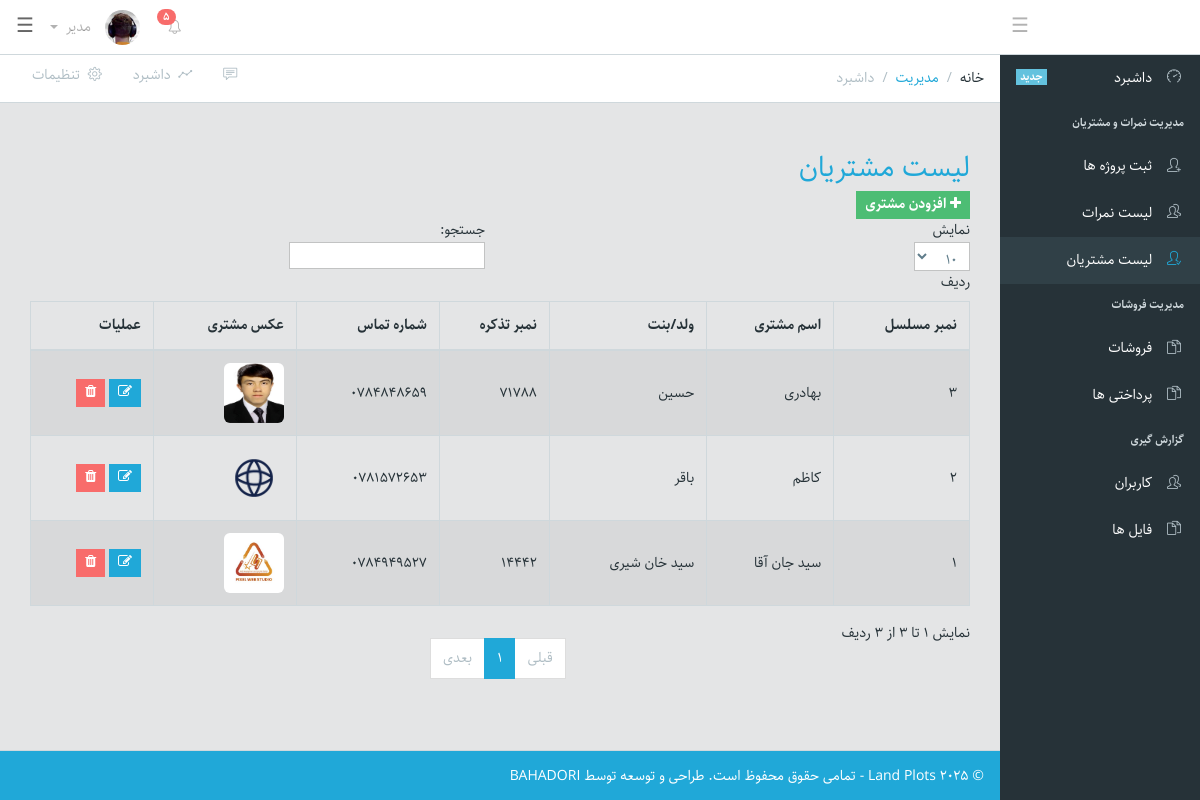
The page /admin/customers.php (signed in) on the database its author committed.
### tables this page shows
CREATE TABLE `tblcustomers` (
  `id` int(11) NOT NULL,
  `fullName` varchar(100) NOT NULL,
  `fatherName` varchar(100) DEFAULT NULL,
  `dob` date DEFAULT NULL,
  `tazkira` varchar(50) DEFAULT NULL,
  `job` varchar(100) DEFAULT NULL,
  `phone` varchar(20) DEFAULT NULL,
  `address` varchar(255) DEFAULT NULL,
  `photo` varchar(255) DEFAULT NULL,
  `id_card_photo` varchar(255) DEFAULT NULL,
  `created_at` datetime DEFAULT current_timestamp()
);

### admin/customers.php (the view, shortened to what this page needs)
<?php
include 'config/db.php';
$sql = "SELECT * FROM tblcustomers ORDER BY id DESC";
$result = $conn->query($sql);
?>
<!DOCTYPE html>
<html lang="IR-fa" dir="rtl">
<head>
<link href="https://cdnjs.cloudflare.com/ajax/libs/select2/4.0.13/css/select2.min.css" rel="stylesheet" />
    <link href="icons/font-awesome.min.css" rel="stylesheet">
    <link href="icons/simple-line-icons.css" rel="stylesheet">
    <link href="dest/style.css" rel="stylesheet">
</head>
<body class="navbar-fixed sidebar-nav fixed-nav">
    <?php require 'includes/header.php'; ?>
    <?php require 'includes/sidebar.php'; ?>
    <main class="main">
        <ol class="breadcrumb">
            <li class="breadcrumb-item">خانه</li>
            <li class="breadcrumb-item"><a href="#">مدیریت</a>
            </li>
            <li class="breadcrumb-item active">داشبرد</li>
            <li class="breadcrumb-menu">
                <div class="btn-group" role="group" aria-label="Button group with nested dropdown">
                    <a class="btn btn-secondary" href="#"><i class="icon-speech"></i></a>
                    <a class="btn btn-secondary" href="./"><i class="icon-graph"></i> &nbsp;داشبرد</a>
                    <a class="btn btn-secondary" href="#"><i class="icon-settings"></i> &nbsp;تنظیمات</a>
                </div>
            </li>
        </ol>
        <div class="container-fluid">
            <div class="animated fadeIn">
                <div class="row">
                    <div class="container mt-4">
                        <h3 class="mb-3 text-primary">لیست مشتریان</h3>
                        <button class="btn btn-success btn-sm" data-toggle="modal" data-target="#addCustomerModal">
                            <i class="fa fa-plus"></i> افزودن مشتری
                        </button>
                        <table id="customersTable" class="table table-bordered table-striped text-center">
                            <thead class="table-dark">
                                <tr>
                                    <th>نمبر مسلسل</th>
                                    <th>اسم مشتری</th>
                                    <th>ولد/بنت</th>
                                    <th>نمبر تذکره</th>
                                    <th>شماره تماس</th>
                                    <th>عکس مشتری</th>
                                    <th>عملیات</th>
                                </tr>
                            </thead>
                            <tbody>
                                <?php
                                if($result->num_rows > 0){
                                    while($row = $result->fetch_assoc()){
                                        echo "<tr>";
                                        echo "<td>".$row['id']."</td>";
                                        echo "<td>".$row['fullName']."</td>";
                                        echo "<td>".$row['fatherName']."</td>";
                                        echo "<td>".$row['tazkira']."</td>";
                                        echo "<td>".$row['phone']."</td>";
                                        echo "<td><img src='assets/img/".$row['photo']."' width='60' height='60' style='object-fit: cover; border-radius: 6px;'></td>";
                                        echo "<td>
                                                <button class='btn btn-primary btn-sm' onclick=\"window.location.href='edit-customer.php?id={$row['id']}'\"><i class='fa fa-edit'></i></button>
                                                <button class='btn btn-danger btn-sm deleteCustomer' data-id='".$row['id']."'><i class='fa fa-trash'></i></button>
                                            </td>";
                                        echo "</tr>";
                                    }
                                } else {
                                    echo "<tr>
                                            <td colspan='6' class='text-danger'>هیچ پروژه‌ای ثبت نشده است!</td>
                                        </tr>";
                                }
                                ?>
                            </tbody>
                        </table>
                    </div>
                </div>
            </div>
        </div>
    </main>
    <?php require 'includes/footer.php'; ?>
</body>
</html>

### admin/includes/header.php (shortened to what this page needs)
<header class="navbar">
    <div class="container-fluid">
        <a class="navbar-brand" href="#"></a>
        <ul class="nav navbar-nav hidden-md-down">
            <li class="nav-item">
                <a class="nav-link navbar-toggler layout-toggler" href="#">&#9776;</a>
            </li>
        </ul>
        <ul class="nav navbar-nav pull-left hidden-md-down">
            <li class="nav-item">
                <a class="nav-link aside-toggle" href="#"><i class="icon-bell"></i><span class="tag tag-pill tag-danger">5</span></a>
            </li>
            <li class="nav-item dropdown">
                <a class="nav-link dropdown-toggle nav-link" data-toggle="dropdown" href="#" role="button" aria-haspopup="true" aria-expanded="false">
                    <img src="./assets/img/7.jpg" class="img-avatar" alt="admin@bootstrapmaster.com">
                    <span class="hidden-md-down">مدیر</span>
                </a>
            </li>
            <li class="nav-item">
                <a class="nav-link navbar-toggler aside-toggle" href="#">&#9776;</a>
            </li>
        </ul>
    </div>
</header>

### admin/includes/sidebar.php
<div class="sidebar">
    <nav class="sidebar-nav">
        <ul class="nav">
            <li class="nav-item">
                <a class="nav-link" href="./dashboard.php"><i class="icon-speedometer"></i> داشبرد <span class="tag tag-info">جدید</span></a>
            </li>
            <li class="nav-title">
               مدیریت نمرات و مشتریان
            </li>
             <li class="nav-item">
                <a class="nav-link" href="./projects.php"><i class="icon-user-follow"></i> ثبت پروژه ها</a>
                <a class="nav-link" href="./plots.php"><i class="icon-people"></i> لیست نمرات</a>
                <a class="nav-link" href="customers.php"><i class="icon-user-following"></i> لیست مشتریان</a>
            </li>
            <li class="nav-title">
               مدیریت فروشات
            </li>
             <li class="nav-item">
                <a class="nav-link" href="./sales.php"><i class="icon-docs"></i> فروشات </a>
                <a class="nav-link" href="./payments.php"><i class="icon-docs"></i> پرداختی ها </a>
            </li>
            <li class="nav-title">
               گزارش گیری
            </li>
             <li class="nav-item">
                <a class="nav-link" href="#"><i class="icon-people"></i> کاربران</a>
                <a class="nav-link" href="#"><i class="icon-docs"></i>  فایل ها</a>
            </li>
        </ul>
    </nav>
</div>

### admin/includes/footer.php
<footer class="footer bg-primary text-white d-flex justify-content-between align-items-center px-3 py-2" dir="rtl">
    <span class="text-start">
        © 2025 Land Plots - تمامی حقوق محفوظ است.
    </span>
    <span class="text-end">
        طراحی و توسعه توسط  BAHADORI
    </span>
</footer>

### admin/customers.php (style rules this page uses)
table th, table td { vertical-align: middle !important; }

### rows shown on the page
tblcustomers: id "3", fullName "بهادری", fatherName "حسین", tazkira "71788", phone "0784848659", photo (picture)
tblcustomers: id "2", fullName "کاظم", fatherName "باقر", phone "0781572653", photo (picture)
tblcustomers: id "1", fullName "سید جان آقا", fatherName "سید خان شیری", tazkira "14442", phone "0784949527", photo (picture)
